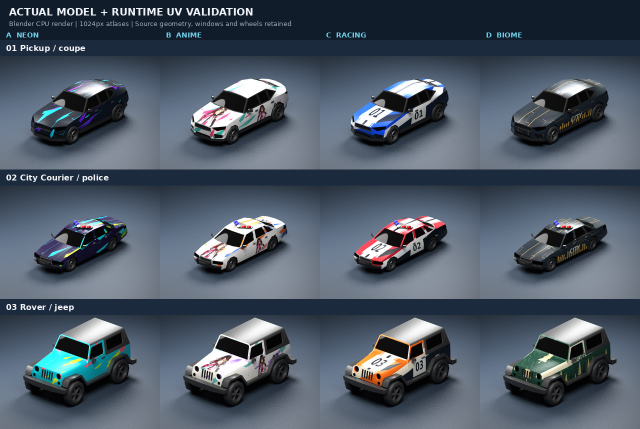
#> input picture docs/liveries/contact-sheet-01.jpg, 1280 x 857 px, given in place of pickup-neon-render.png, which was not available (shown at 1/2 size)
$ python livery-contact-sheets.py
#> lines starting #> are read from the running program, lines starting #| are printed output that depends on the picture
#!/usr/bin/env python3
"""Create compact review sheets from real runtime-UV CPU renders. No concept images used."""
from pathlib import Path
from PIL import Image,ImageDraw,ImageFont
import sys
source=Path(sys.argv[1]) if len(sys.argv)>1 else Path('/tmp/livery-render')
out=Path(__file__).resolve().parents[1]/'docs/liveries';out.mkdir(parents=True,exist_ok=True)
font='/usr/share/fonts/truetype/dejavu/DejaVuSans.ttf';bold='/usr/share/fonts/truetype/dejavu/DejaVuSans-Bold.ttf'
def ft(n,b=False):return ImageFont.truetype(bold if b else font,n)
cars=[('pickup','01 Pickup / coupe'),('citycourier','02 City Courier / police'),('rover','03 Rover / jeep'),('foresthauler','04 Forest Hauler / van'),('van','05 Van / kamaro'),('desertscout','06 Desert Scout / ghini'),('snowgrip','07 Snow Grip / rally'),('snowrunner','08 Snow Runner / armor'),('lavacrawler','09 Lava Crawler / lamb'),('ashhauler','10 Ash Hauler / fenyr'),('bmwreward','11 BMW Reward')]
variants=['neon','anime','racing','biome'];w=320;h=227;row=h+32
for page,start in enumerate(range(0,len(cars),3),1):
 items=cars[start:start+3];sheet=Image.new('RGB',(w*4,80+row*len(items)), '#111c2b');d=ImageDraw.Draw(sheet)
#> after `sheet = Image.new('RGB', (w * 4, 80 + row * len(items)), '#111c2b')`:
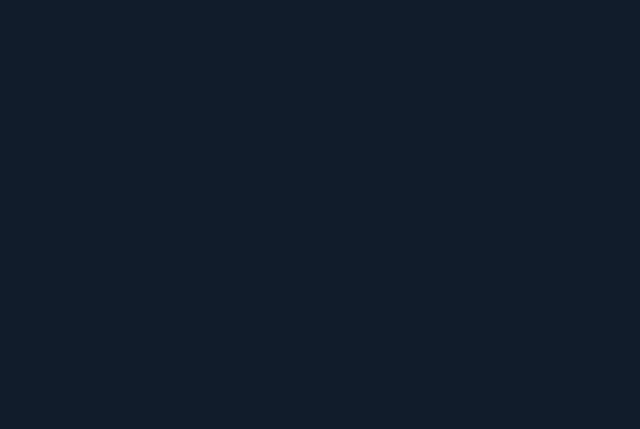
#> sheet: PIL image 1280x857 RGB (shown at 1/2 size); mean R, G, B 17, 28, 43
 d.text((18,12),'ACTUAL MODEL + RUNTIME UV VALIDATION',font=ft(20,True),fill='#f0f4f8')
 d.text((18,39),'Blender CPU render | 1024px atlases | Source geometry, windows and wheels retained',font=ft(13),fill='#9daebe')
 for col,v in enumerate(variants):d.text((col*w+12,62),f'{chr(65+col)}  {v.upper()}',font=ft(14,True),fill='#70d4ed')
 for j,(id,label) in enumerate(items):
  y=80+j*row;d.rectangle((0,y,w*4,y+31),fill='#1b2a3c');d.text((12,y+7),label,font=ft(16,True),fill='#f2f4f7')
  for col,v in enumerate(variants):sheet.paste(Image.open(source/f'{id}-{v}-render.png').convert('RGB').resize((w,h),Image.Resampling.LANCZOS),(col*w,y+32))
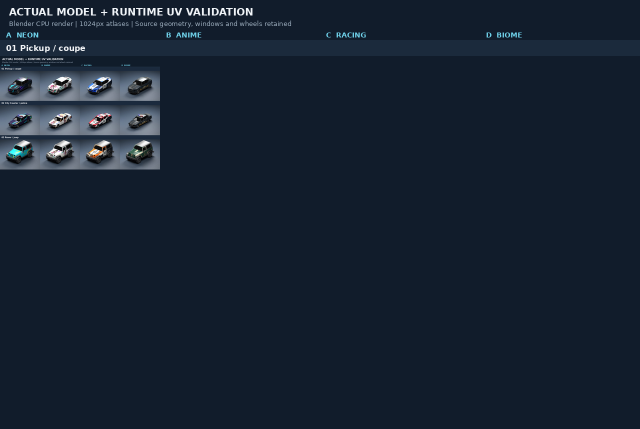
#> sheet: PIL image 1280x857 RGB (shown at 1/2 size); mean R, G, B 22.3, 33.5, 48.5
#> (the run stopped early here; a loop or call above may not have finished)
